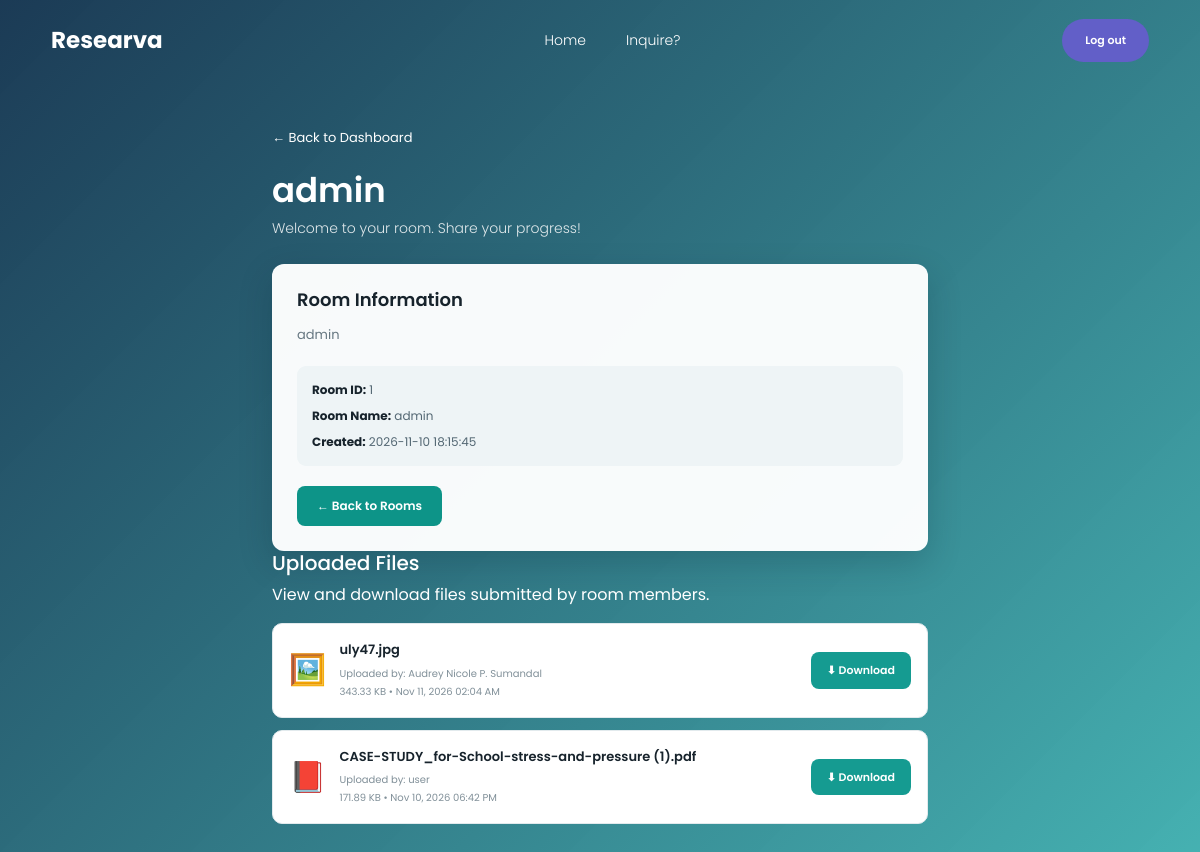
The page /admin/room.php?id=1 (signed in) on the database its author committed.
### tables this page shows
CREATE TABLE `rooms` (
  `id` int(11) NOT NULL,
  `room_name` varchar(100) NOT NULL,
  `description` text DEFAULT NULL,
  `created_by` int(11) NOT NULL,
  `created_at` timestamp NOT NULL DEFAULT current_timestamp()
);

CREATE TABLE `room_files` (
  `id` int(11) NOT NULL,
  `room_id` int(11) NOT NULL,
  `uploaded_by` int(11) NOT NULL,
  `original_name` varchar(255) NOT NULL,
  `stored_name` varchar(255) NOT NULL,
  `file_path` varchar(500) NOT NULL,
  `file_size` bigint(20) NOT NULL,
  `uploaded_at` timestamp NOT NULL DEFAULT current_timestamp(),
  `admin_viewed_at` datetime DEFAULT NULL,
  `notification_dismissed` tinyint(1) NOT NULL DEFAULT 0
);

CREATE TABLE `users` (
  `id` int(255) NOT NULL,
  `fullname` varchar(100) NOT NULL,
  `username` varchar(100) NOT NULL,
  `email` varchar(100) NOT NULL,
  `password` varchar(100) NOT NULL,
  `role` enum('admin','user') NOT NULL,
  `email_verified` tinyint(1) NOT NULL DEFAULT 0,
  `verification_token` varchar(64) DEFAULT NULL,
  `token_expires` datetime DEFAULT NULL,
  `profile_pic` varchar(255) DEFAULT NULL
);

### admin/room.php (the view, shortened to what this page needs)
<?php
include "../config/database.php";
$room_id = isset($_GET['id']) ? intval($_GET['id']) : 0;
$admin_id = $_SESSION['user_id'];
$sql = "SELECT * FROM rooms
        WHERE id = ? AND created_by = ?";
$stmt = $conn->prepare($sql);
$stmt->bind_param("ii", $room_id, $admin_id);
$stmt->execute();
$result = $stmt->get_result();
$room = $result->fetch_assoc();
?>
<?php
$sql = "SELECT room_files.*, users.fullname
        FROM room_files
        LEFT JOIN users
        ON room_files.uploaded_by = users.id
        WHERE room_files.room_id = ?
        ORDER BY room_files.uploaded_at DESC";
$stmt = $conn->prepare($sql);
$stmt->bind_param("i", $room_id);
$stmt->execute();
$uploaded_files = $stmt->get_result();
?>
<!DOCTYPE html>
<html lang="en">
<head>
<link href="https://cdn.jsdelivr.net/npm/bootstrap@5.3.3/dist/css/bootstrap.min.css" rel="stylesheet">
</head>
<body>
<header class="site-header">
    <a class="brand" href="first.php">
        Researva
    </a>
    <nav class="site-nav">
        <a href="first.php">Home</a>
        <a href="inquire.php">Inquire?</a>
    </nav>
    <a class="pill" href="../logout.php">
        Log out
    </a>
</header>
<main class="container page">
    <a href="first.php" class="back-btn">
        ← Back to Dashboard
    </a>
    <section class="room-heading">
        <h1>
            <?php echo htmlspecialchars($room['room_name']); ?>
        </h1>
        <p>
            Welcome to your room. Share your progress!
        </p>
    </section>
    <section class="room-panel">
        <h3>Room Information</h3>
        <p class="room-description">
            <?php
            echo !empty($room['description'])
                ? nl2br(htmlspecialchars($room['description']))
                : "No description available for this room.";
            ?>
        </p>
        <div class="room-info">
            <p>
                <strong>Room ID:</strong>
                <?php echo htmlspecialchars($room['id']); ?>
            </p>
            <p class="mt-2">
                <strong>Room Name:</strong>
                <?php echo htmlspecialchars($room['room_name']); ?>
            </p>
            <p class="mt-2">
                <strong>Created:</strong>
                <?php echo htmlspecialchars($room['created_at'] ?? 'Not available'); ?>
            </p>
        </div>
        <div class="room-actions">
            <a href="first.php" class="action-btn">
                ← Back to Rooms
            </a>
        </div>
    </section>
<div class="room-card">
    <h5 class="section-title">
        Uploaded Files
    </h5>
    <p class="description">
        View and download files submitted by room members.
    </p>
    <?php if ($uploaded_files->num_rows > 0): ?>
        <?php while ($file = $uploaded_files->fetch_assoc()): ?>
            <?php
                $extension = strtolower(
                    pathinfo($file['original_name'], PATHINFO_EXTENSION)
                );
                $icon = "📄";
                if ($extension == "pdf") {
                    $icon = "📕";
                } elseif (in_array($extension, ["doc", "docx"])) {
                    $icon = "📝";
                } elseif (in_array($extension, ["xls", "xlsx"])) {
                    $icon = "📊";
                } elseif (in_array($extension, ["ppt", "pptx"])) {
                    $icon = "📽️";
                } elseif (in_array($extension, ["jpg", "jpeg", "png"])) {
                    $icon = "🖼️";
                }
                $file_size = $file['file_size'] >= 1048576
                    ? number_format($file['file_size'] / 1048576, 2) . " MB"
                    : number_format($file['file_size'] / 1024, 2) . " KB";
                $download_path = "../user/" . ltrim($file['file_path'], "/");
            ?>
            <div class="admin-file-item">
                <div class="admin-file-info">
                    <div class="admin-file-icon">
                        <?php echo $icon; ?>
                    </div>
                    <div class="admin-file-details">
                        <div class="admin-file-name">
                            <?php echo htmlspecialchars($file['original_name']); ?>
                        </div>
                        <div class="admin-file-meta">
                            Uploaded by:
                            <?php echo htmlspecialchars($file['fullname'] ?? 'User'); ?>
                            <br>
                            <?php echo $file_size; ?>
                            •
                            <?php echo date(
                                "M d, Y h:i A",
                                strtotime($file['uploaded_at'])
                            ); ?>
                        </div>
                    </div>
                </div>
                <a
                    href="<?php echo htmlspecialchars($download_path); ?>"
                    class="admin-download-btn"
                    download="<?php echo htmlspecialchars($file['original_name']); ?>"
                >
                    ⬇ Download
                </a>
            </div>
        <?php endwhile; ?>
    <?php endif; ?>
</div>
</main>
</body>
</html>

### admin/room.php (style rules this page uses)
:root { --purple: #625fc8; --purple-hover: #514eb5; --teal: #0d9488; }
* { box-sizing: border-box; }
body { margin: 0; min-height: 100vh; font-family: "Poppins", sans-serif; color: white; background: linear-gradient(135deg, rgba(8,42,71,.92), rgba(44,168,168,.88)), url("https://images.unsplash.com/photo-1523050854058-8df90110c9f1?auto=format&fit=crop&w=2000&q=85") center / cover fixed no-repeat; }
.site-header { min-height: 80px; width: min(100% - 8.5%, 1400px); margin: auto; display: flex; align-items: center; justify-content: space-between; }
.brand { color: white; text-decoration: none; font-size: 23px; font-weight: 700; }
.site-nav { display: flex; gap: 40px; }
.site-nav a { color: white; text-decoration: none; font-size: 14px; font-weight: 300; }
.pill { border: 0; border-radius: 999px; background: var(--purple); color: white; padding: 13px 23px; font: 600 11px "Poppins", sans-serif; text-decoration: none; }
.page { max-width: 680px; margin: 45px auto 60px; }
.back-btn { display: inline-block; color: white; text-decoration: none; font-size: 13px; margin-bottom: 22px; }
.room-heading { margin-bottom: 25px; }
.room-heading h1 { font-size: clamp(25px, 3vw, 34px); font-weight: 600; margin-bottom: 8px; overflow-wrap: anywhere; }
.room-heading p { font-size: 14px; font-weight: 300; color: rgba(255,255,255,.85); }
.room-panel { background: rgba(255,255,255,.97); color: #17232c; padding: 25px; border-radius: 12px; box-shadow: 0 12px 34px rgba(3,28,43,.20); }
.room-panel h3 { font-size: 18px; font-weight: 600; margin-bottom: 12px; }
.room-description { color: #667781; font-size: 13px; line-height: 1.8; overflow-wrap: anywhere; }
.room-info { background: #eef4f6; border-radius: 9px; padding: 15px; margin-top: 20px; }
.room-info p { color: #536773; font-size: 12px; margin: 0; }
.room-info strong { color: #17232c; }
.room-actions { margin-top: 20px; display: flex; gap: 10px; flex-wrap: wrap; }
.action-btn { border: none; background: var(--teal); color: white; padding: 11px 20px; border-radius: 8px; font-family: "Poppins", sans-serif; font-size: 12px; font-weight: 600; text-decoration: none; }
.admin-file-item { display: flex; align-items: center; justify-content: space-between; gap: 15px; padding: 16px; margin-top: 12px; background: #ffffff; border: 1px solid #e2eaed; border-radius: 10px; transition: .2s; }
.admin-file-info { display: flex; align-items: center; gap: 13px; min-width: 0; }
.admin-file-icon { font-size: 30px; }
.admin-file-details { min-width: 0; }
.admin-file-name { font-size: 13px; font-weight: 600; color: #17232c; overflow-wrap: anywhere; }
.admin-file-meta { font-size: 10px; color: #819099; margin-top: 5px; line-height: 1.8; }
.admin-download-btn { background: #159b91; color: white; text-decoration: none; padding: 10px 16px; border-radius: 8px; font-size: 11px; font-weight: 600; white-space: nowrap; transition: .2s; }

### rows shown on the page
rooms: room_name "admin", description "admin", id "1", created_at "2026-11-10 18:15:45"
room_files: original_name "🖼️", original_name "uly47.jpg", uploaded_by.fullname "Audrey Nicole P. Sumandal", file_size "343.33 KB", uploaded_at "Nov 11, 2026 02:04 AM"
room_files: original_name "📕", original_name "CASE-STUDY_for-School-stress-and-pressure (1).pdf", uploaded_by.fullname "user", file_size "171.89 KB", uploaded_at "Nov 10, 2026 06:42 PM"
